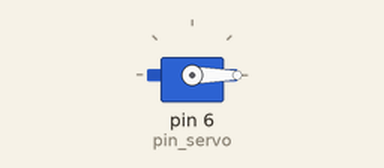
A sketch run on a simulated Arduino Uno, built with avr-gcc and run on an emulated ATmega328P. Shown: servo.

Above: at 0.05 s.
At 4.0 s:
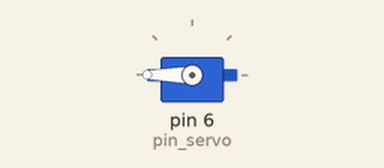
Timing chart, 0 to 5.2 s (numbered marks = the images above):
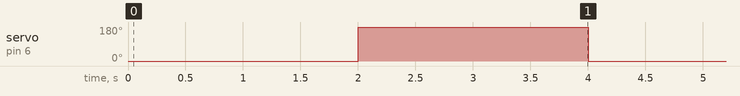

The sketch:

jago_robotika_arduino_6_part_1.ino
```cpp
#include <Servo.h>

int pin_servo = 6;
Servo servo1;

void setup() {
  // put your setup code here, to run once:
  servo1.attach(pin_servo);
}

void loop() {
  // put your main code here, to run repeatedly:
  servo1.write(0);
  delay(2000);

  servo1.write(180);
  delay(2000);
}
```

Measured:
- by itself, servo on pin 6 (pin_servo): alternates 180° for 2.0 s and 0° for 2.0 s
